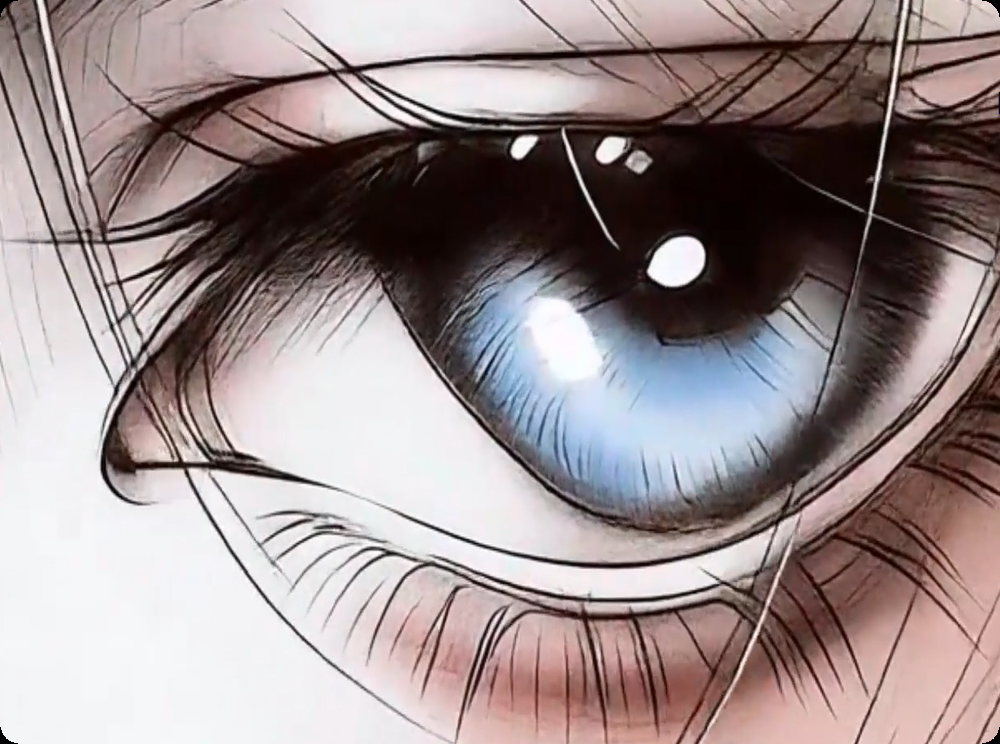
#> input picture 001.bmp, 1000 x 744 px, found by its file name
$ python '例4.10.py'
#> lines starting #> are read from the running program, lines starting #| are printed output that depends on the picture; after the words box and inside, x2 and y2 are one past the last pixel; in counts of white or black regions, pixels touching at a corner belong together
import cv2

img = cv2.imread("001.bmp")
#> img is the input picture: shape (744, 1000, 3); mean B, G, R 142, 141.4, 154.7
if img is None:
    raise FileNotFoundError("没有找到图片：001.bmp")

hsv = cv2.cvtColor(img, cv2.COLOR_BGR2HSV)
#> hsv: shape (744, 1000, 3); mean H, S, V 64, 58.7, 158.1
h, s, v = cv2.split(hsv)
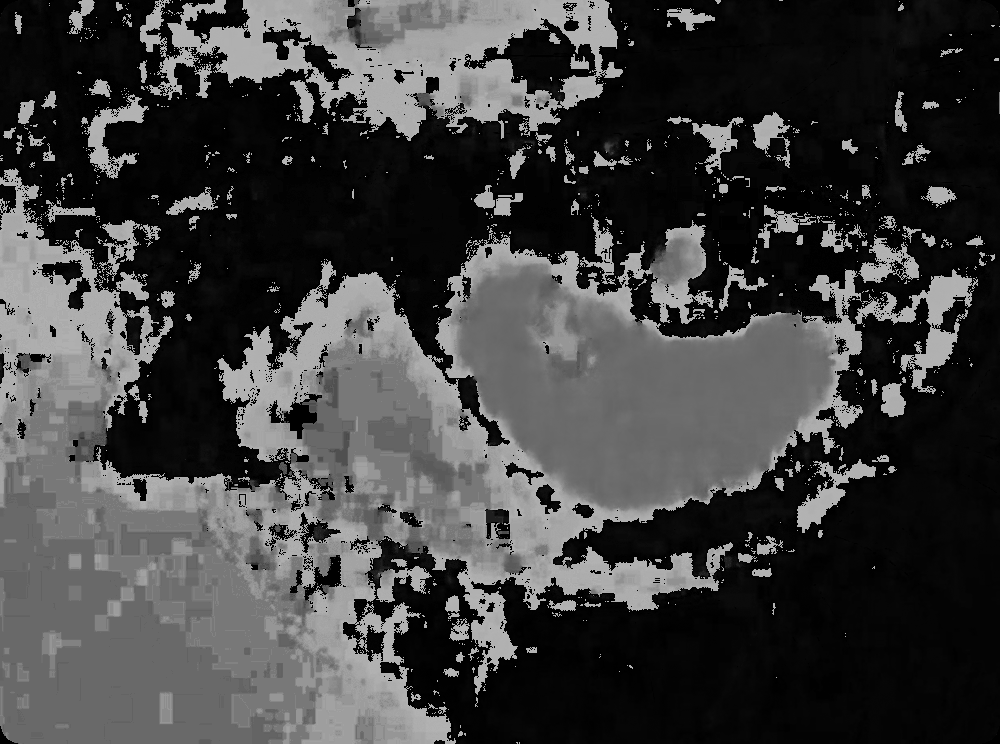
#> h: shape (744, 1000); min 0, max 179, mean 64
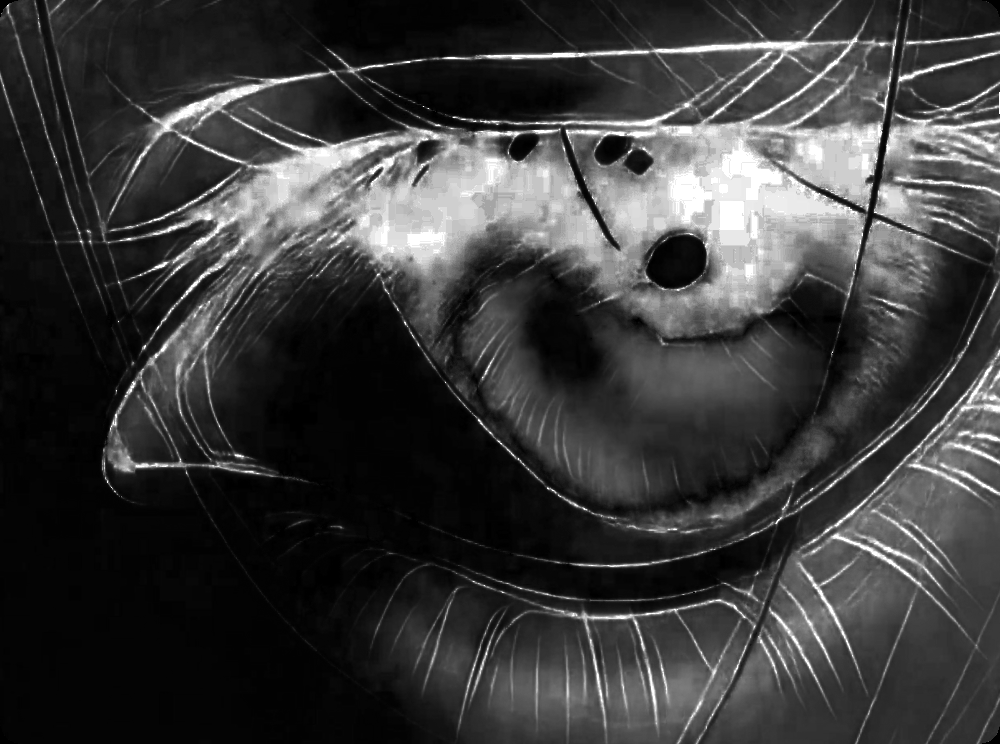
#> s: shape (744, 1000); min 0, max 255, mean 58.7
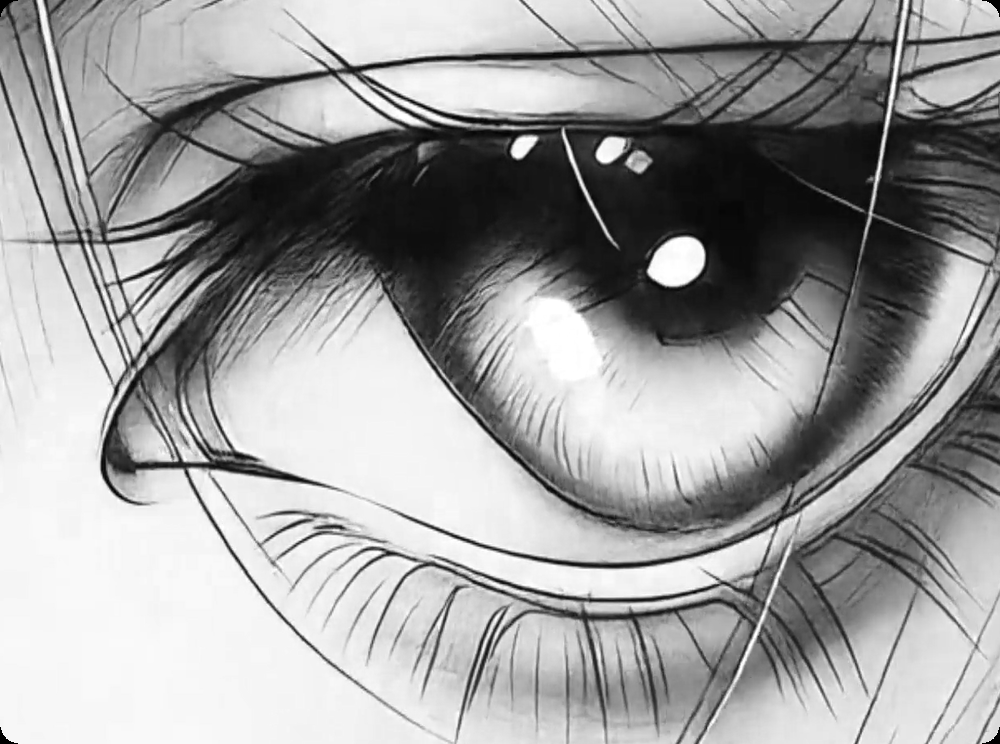
#> v: shape (744, 1000); min 0, max 255, mean 158.1

#=============指定肤色的H通道范围=============
minHue = 5
maxHue = 170
hueMask = cv2.inRange(h, minHue, maxHue)
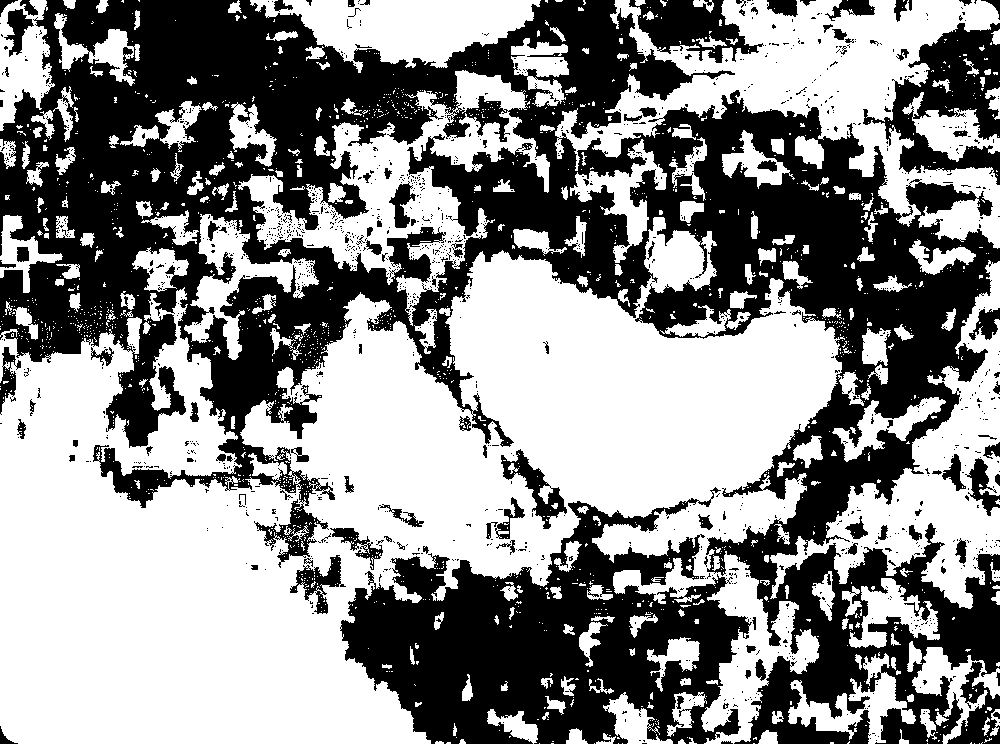
#> hueMask: shape (744, 1000); 55.1% white; 1374 black regions (1255 under 20 px), largest, box (x1, y1, x2, y2) and area: (0, 0, 1000, 744) 246125, (340, 487, 752, 744) 54859, (863, 23, 1000, 185) 9606

#=============指定肤色的S通道范围=============
minSat = 25
maxSat = 166
satMask = cv2.inRange(s, minSat, maxSat)
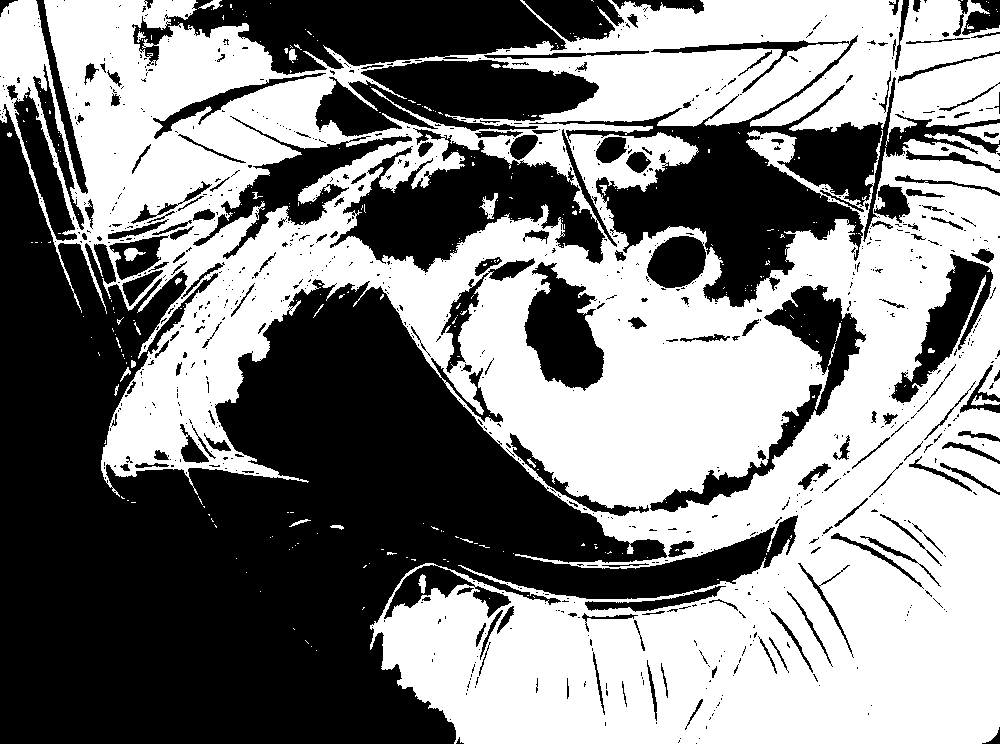
#> satMask: shape (744, 1000); 51.7% white; 952 black regions (764 under 20 px), largest, box (x1, y1, x2, y2) and area: (0, 104, 798, 744) 208537, (529, 35, 1000, 307) 32274, (132, 0, 567, 75) 19584

#=============合并H通道和S通道的掩码=============
mask = hueMask & satMask
#> mask: shape (744, 1000); 24.3% white; 1223 white regions (919 under 20 px), largest, box (x1, y1, x2, y2) and area: (455, 250, 829, 518) 48743, (721, 0, 963, 132) 13846, (826, 468, 1000, 609) 10753
roi = cv2.bitwise_and(img, img, mask=mask)
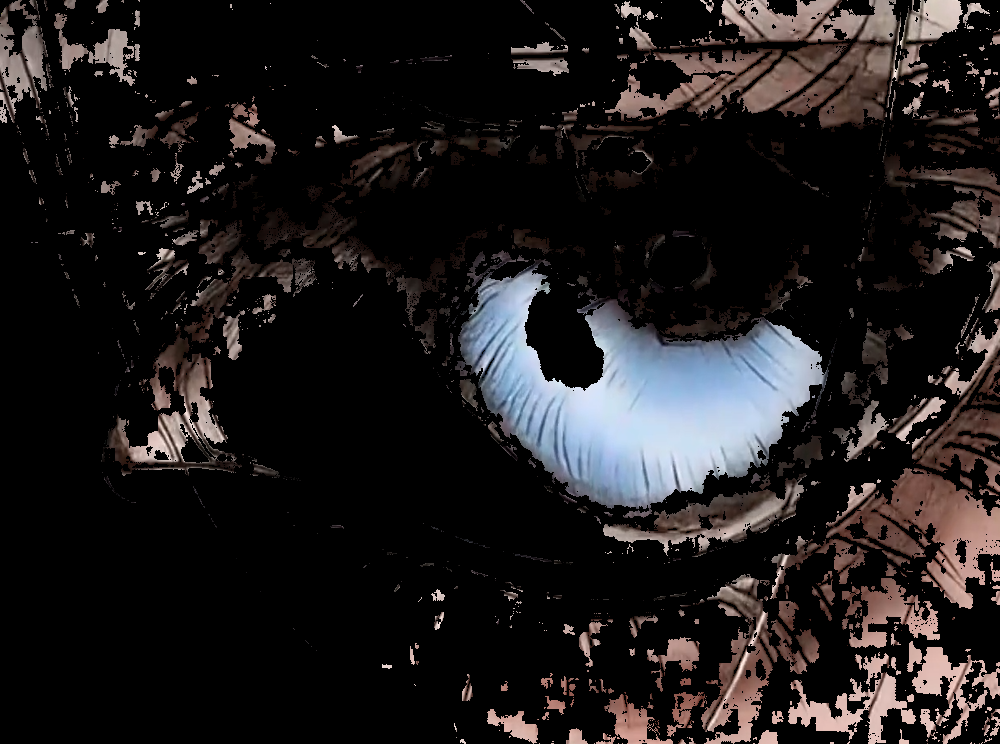
#> roi: shape (744, 1000, 3); mean B, G, R 28.4, 27.9, 30.9

cv2.imshow("img", img)
cv2.imshow("ROI", roi)

cv2.waitKey()
cv2.destroyAllWindows()

$ run again, with 002.png saved as 001.bmp
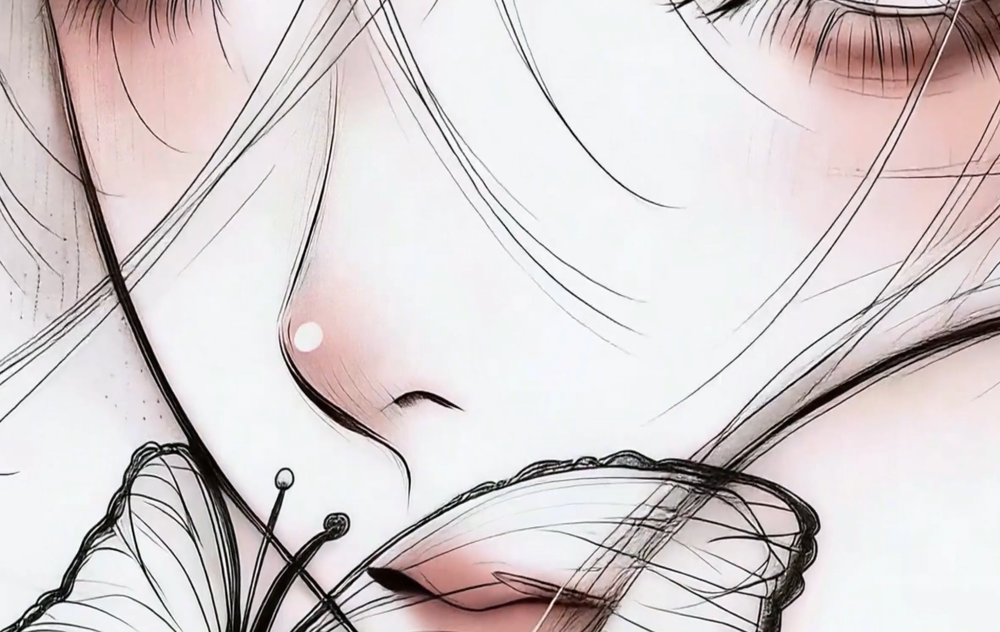
#> input picture 002.png, 1000 x 632 px, shrunk from 1918 x 1212 before the run, found by its file name
#> img is the input picture: shape (632, 1000, 3); mean B, G, R 208.3, 207.5, 215.3
#> hsv: shape (632, 1000, 3); mean H, S, V 91.4, 18.1, 217
#> `hueMask = cv2.inRange(h, minHue, maxHue)`:
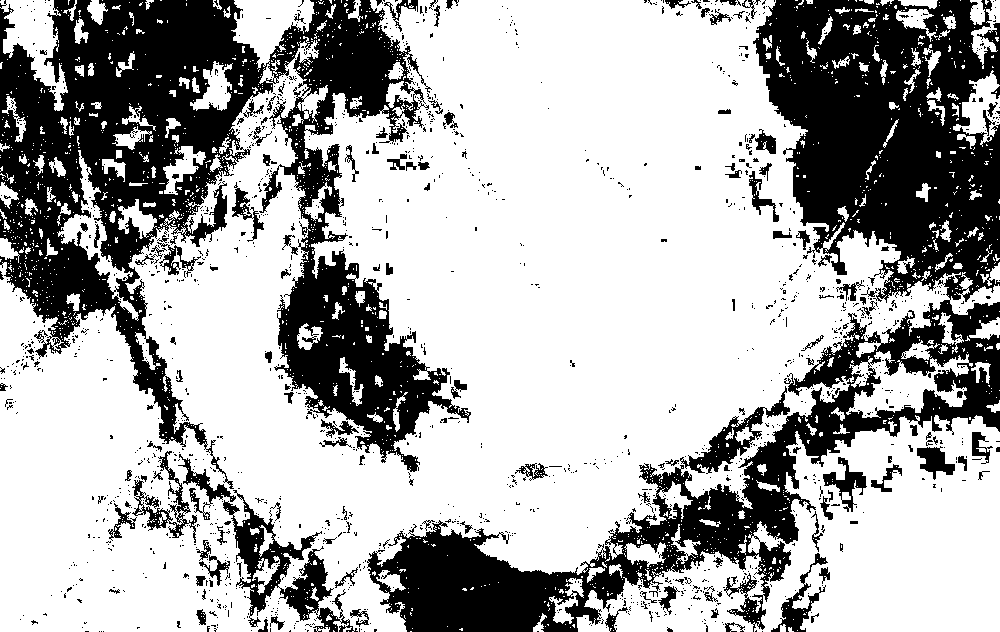
#> hueMask: shape (632, 1000); 67.4% white; 1534 black regions (1382 under 20 px), largest, box (x1, y1, x2, y2) and area: (367, 0, 1000, 632) 93091, (0, 0, 471, 489) 86228, (223, 490, 334, 627) 4622
#> satMask: shape (632, 1000); 19.1% white; 742 white regions (673 under 20 px), largest, box (x1, y1, x2, y2) and area: (771, 0, 1000, 285) 38786, (0, 0, 360, 632) 38021, (367, 538, 646, 632) 14405
#> mask: shape (632, 1000); 5.1% white; 1545 white regions (1358 under 20 px), largest, box (x1, y1, x2, y2) and area: (762, 499, 817, 632) 2136, (23, 0, 68, 111) 1944, (850, 355, 973, 415) 1895
#> `roi = cv2.bitwise_and(img, img, mask=mask)`:
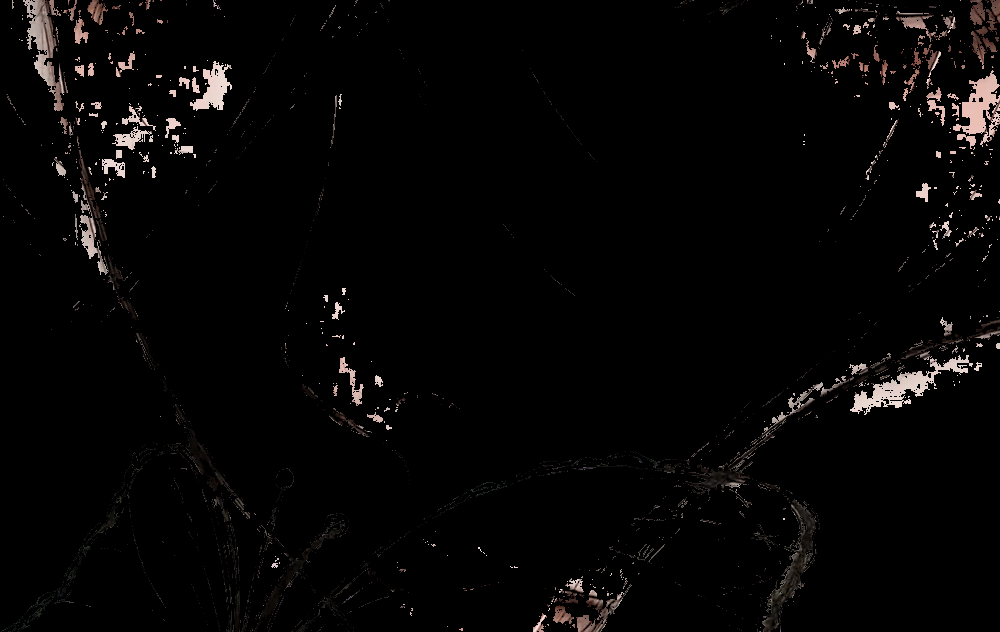
#> roi: shape (632, 1000, 3); mean B, G, R 5, 5.3, 6.2

$ run again, with 003.png saved as 001.bmp
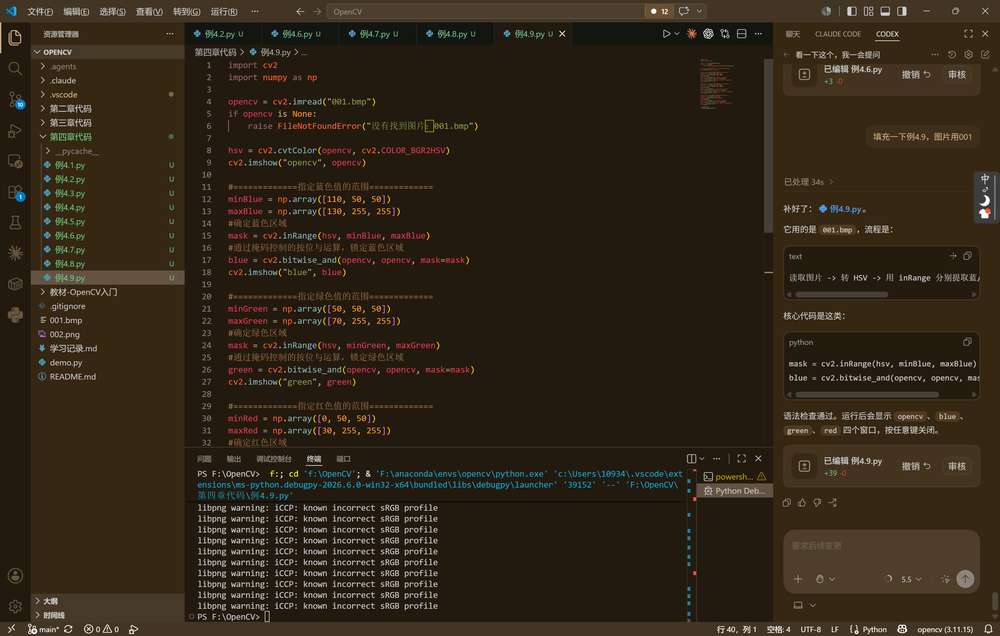
#> input picture 003.png, 1000 x 636 px, shrunk from 3120 x 1984 before the run, found by its file name
#> img is the input picture: shape (636, 1000, 3); mean B, G, R 24.2, 38.4, 48.7
#> hsv: shape (636, 1000, 3); mean H, S, V 19.9, 141.7, 49.6
#> `hueMask = cv2.inRange(h, minHue, maxHue)`:
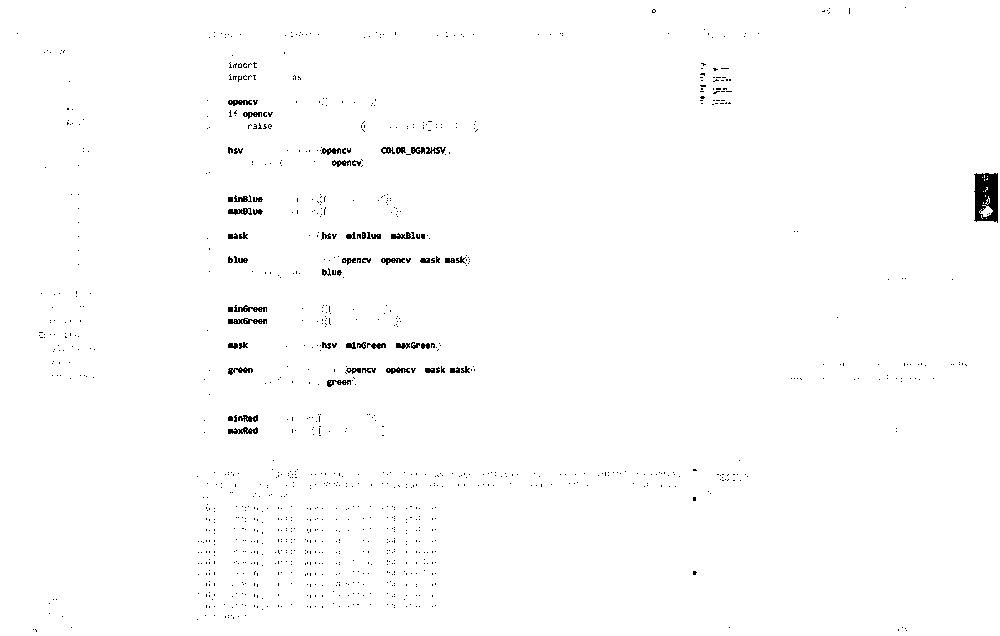
#> hueMask: shape (636, 1000); 99% white; black in thin lines or dots
#> satMask: shape (636, 1000); 71.8% white; 3272 black regions (2872 under 20 px), largest, box (x1, y1, x2, y2) and area: (773, 23, 1000, 621) 73538, (31, 285, 185, 593) 45209, (31, 59, 185, 270) 27787
#> mask: shape (636, 1000); 71.5% white; 3117 black regions (2720 under 20 px), largest, box (x1, y1, x2, y2) and area: (773, 23, 1000, 621) 73538, (31, 285, 185, 593) 45240, (31, 59, 185, 270) 27797
#> `roi = cv2.bitwise_and(img, img, mask=mask)`:
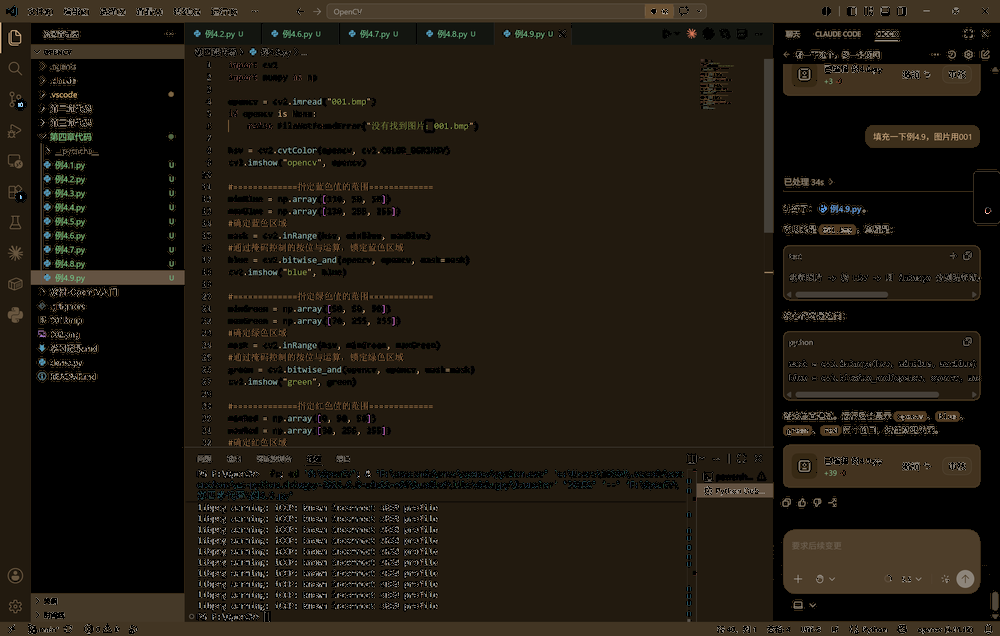
#> roi: shape (636, 1000, 3); mean B, G, R 16.8, 25.7, 31.7
